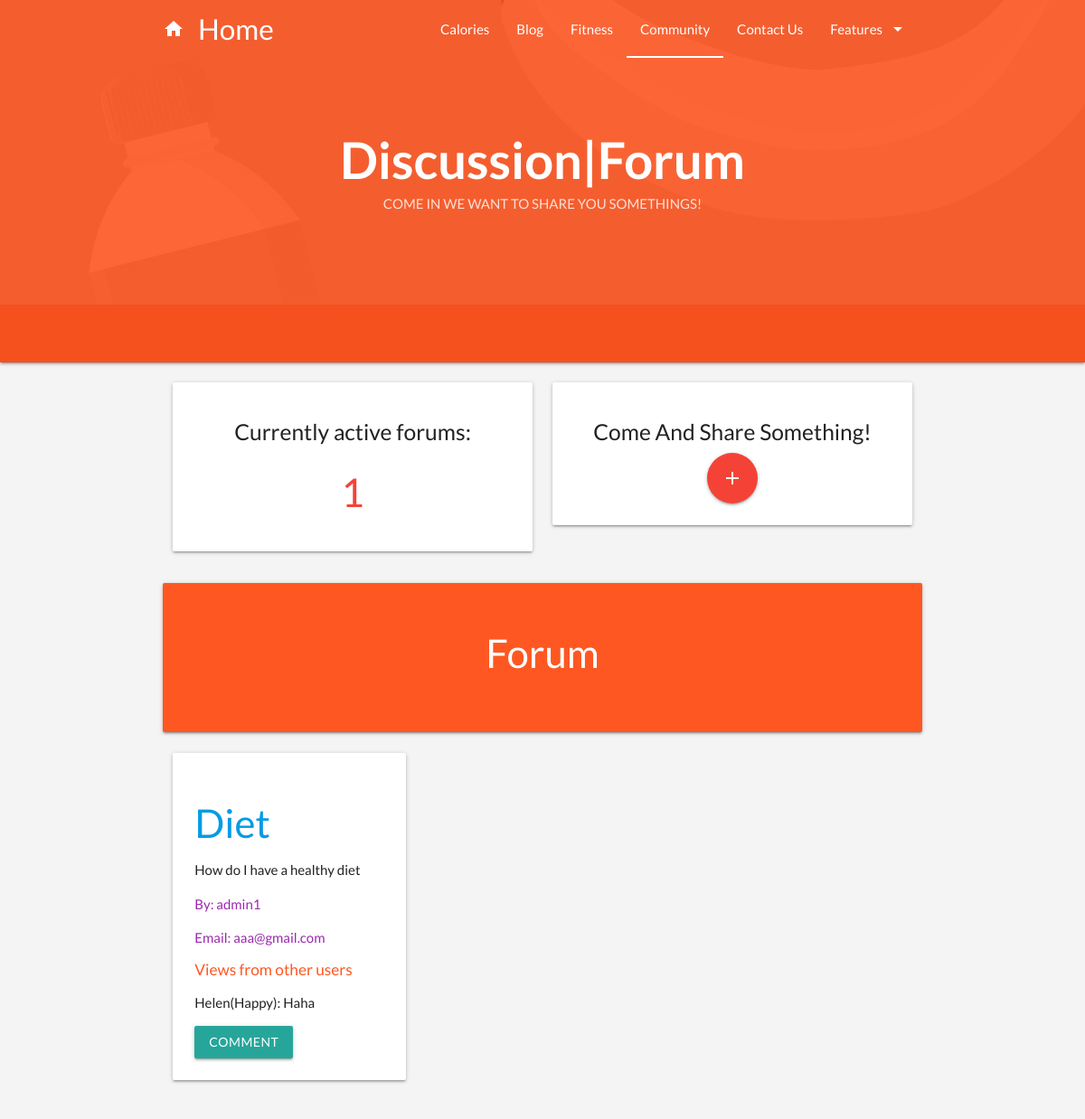
/discuss/, run on the app's committed database.
### Discussion_forum/models.py (models this page shows, shortened)
class forum(models.Model):
    name=models.CharField(max_length=200,default="anonymous")
    email=models.CharField(max_length=200,null=True)
    topic= models.CharField(max_length=300)
    description = models.CharField(max_length=1000,blank=True)
    link = models.CharField(max_length=100 ,null =True)
    date_created=models.DateTimeField(auto_now_add=True,null=True)

class Discussion(models.Model):
    MOOD = [
        ['Happy', 'Happy'],
        ['Angry', 'Angry'],
        ['Sad', 'Sad'],
    ]
    forum = models.ForeignKey(forum,blank=True,on_delete=models.CASCADE)
    name = models.CharField(max_length=200,default="anonymous")
    mood = models.CharField(max_length=50,choices=MOOD,default="No Feelings")
    discuss = models.CharField(max_length=1000)

### Discussion_forum/views.py (the view)
# urls.py: path('', home, name='discuss_home'),
def home(request):
    forums=forum.objects.all()
    count=forums.count()
    discussions=[]
    for i in forums:
        discussions.append(i.discussion_set.all())
    context={
        'forums':forums,
        'count':count,
        'discussions':discussions
        }
    return render(request,'dis_forum/home.html' ,context)

### templates/dis_forum/home.html (shortened to what this page needs)
{% extends 'dis_forum/forum_base.html' %}
{% load static %}
{% block Top_background %}{% static 'images/main_picture.jpg' %}{% endblock %}
{% block color1 %} deep-orange{% endblock %}
{% block color2 %} deep-orange{% endblock %}
{% block header_title %}
    <h1>Discussion|Forum</h1>
    <div class="tagline">COME IN WE WANT TO SHARE YOU SOMETHINGS!</div>
{% endblock %}
{% block content %}
    <div class="row">
        <div class="container">
        <div class="col m6">
            <div class="card-panel hoverable">
                <h5 class="center-align">Currently active forums:</h5>
                <h3 class="center-align red-text">{{count}}</h3>
            </div>
        </div>
        <div class="col m6">
            <div class="card-panel hoverable center-align">
                <h5 class="center-align">Come And Share Something!</h5>
                <a class="btn-floating btn-large waves-effect waves-light red " href="{% url 'addInForum' %}"><i class="material-icons">add</i>Add more</a>
            </div>
        </div>
        </div>
    </div>
    <div class="container">
        <div class="card-panel hoverable deep-orange">
            <div class="col m12">
                <h3 class="center-align white-text">Forum</h3><br>
            </div>
        </div>
    </div>
    <div class="row">
    <div class="container">
        {% for forum in forums %}
         <div class="col m4">
            <div class='card-panel hoverable'>
                <a href='{{forum.link}}'><h3>{{forum.topic}}</h3></a>
                <p>{{forum.description}}</p>
                <p class="purple-text"> By: {{forum.name}}</p>
                <p class="purple-text">Email: {{forum.email}}</p>
                <h6 class="deep-orange-text">Views from other users</h6>
                {%for discuss in discussions%}
                    {%for objs in discuss%}
                        <p>
                        {% if objs.forum == forum %}
                           {{objs.name}}({{objs.mood}}): {{objs.discuss}}             {{objs.pub_time}}
                           <br>
                        {% endif %}
                        </p>
                    {%endfor%}
                {%endfor%}
                <a class="waves-effect waves-light btn " href="{% url 'addInDiscussion' %}">Comment</a>
            </div>
        </div>
        {% endfor %}
    </div>
    </div>
{% endblock %}

### data on the page
forum: topic "Diet", description "How do I have a healthy diet", name "admin1", email "aaa@gmail.com"
Discussion: name "Helen", mood "Happy", discuss "Haha"

### other printed values
{{ count }} "1"
